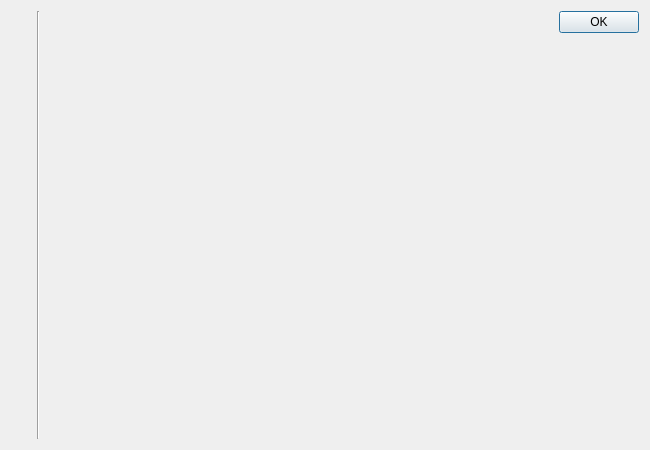
<?xml version="1.0" encoding="UTF-8"?>
<ui version="4.0">
 <class>About</class>
 <widget class="QDialog" name="About">
  <property name="geometry">
   <rect>
    <x>0</x>
    <y>0</y>
    <width>650</width>
    <height>450</height>
   </rect>
  </property>
  <property name="minimumSize">
   <size>
    <width>300</width>
    <height>200</height>
   </size>
  </property>
  <property name="windowTitle">
   <string>About FamiTracker CX</string>
  </property>
  <layout class="QGridLayout" name="gridLayout">
   <item row="0" column="0">
    <widget class="QLabel" name="programIcon">
     <property name="scaledContents">
      <bool>true</bool>
     </property>
    </widget>
   </item>
   <item row="0" column="2" rowspan="3">
    <widget class="QWidget" name="widget" native="true">
     <property name="sizePolicy">
      <sizepolicy hsizetype="Preferred" vsizetype="Preferred">
       <horstretch>5</horstretch>
       <verstretch>0</verstretch>
      </sizepolicy>
     </property>
     <layout class="QVBoxLayout" name="verticalLayout">
      <item>
       <widget class="QLabel" name="blurb">
        <property name="textFormat">
         <enum>Qt::RichText</enum>
        </property>
        <property name="alignment">
         <set>Qt::AlignLeading|Qt::AlignLeft|Qt::AlignTop</set>
        </property>
        <property name="wordWrap">
         <bool>true</bool>
        </property>
        <property name="openExternalLinks">
         <bool>true</bool>
        </property>
        <property name="textInteractionFlags">
         <set>Qt::LinksAccessibleByKeyboard|Qt::LinksAccessibleByMouse</set>
        </property>
       </widget>
      </item>
     </layout>
    </widget>
   </item>
   <item row="0" column="3" rowspan="2">
    <widget class="QDialogButtonBox" name="buttonBox">
     <property name="orientation">
      <enum>Qt::Vertical</enum>
     </property>
     <property name="standardButtons">
      <set>QDialogButtonBox::Ok</set>
     </property>
     <property name="centerButtons">
      <bool>false</bool>
     </property>
    </widget>
   </item>
   <item row="2" column="0">
    <spacer name="verticalSpacer">
     <property name="orientation">
      <enum>Qt::Vertical</enum>
     </property>
     <property name="sizeHint" stdset="0">
      <size>
       <width>20</width>
       <height>40</height>
      </size>
     </property>
    </spacer>
   </item>
   <item row="0" column="1" rowspan="3">
    <widget class="Line" name="line">
     <property name="orientation">
      <enum>Qt::Vertical</enum>
     </property>
    </widget>
   </item>
  </layout>
 </widget>
 <resources/>
 <connections>
  <connection>
   <sender>buttonBox</sender>
   <signal>accepted()</signal>
   <receiver>About</receiver>
   <slot>accept()</slot>
   <hints>
    <hint type="sourcelabel">
     <x>248</x>
     <y>254</y>
    </hint>
    <hint type="destinationlabel">
     <x>157</x>
     <y>274</y>
    </hint>
   </hints>
  </connection>
  <connection>
   <sender>buttonBox</sender>
   <signal>rejected()</signal>
   <receiver>About</receiver>
   <slot>reject()</slot>
   <hints>
    <hint type="sourcelabel">
     <x>316</x>
     <y>260</y>
    </hint>
    <hint type="destinationlabel">
     <x>286</x>
     <y>274</y>
    </hint>
   </hints>
  </connection>
 </connections>
</ui>
